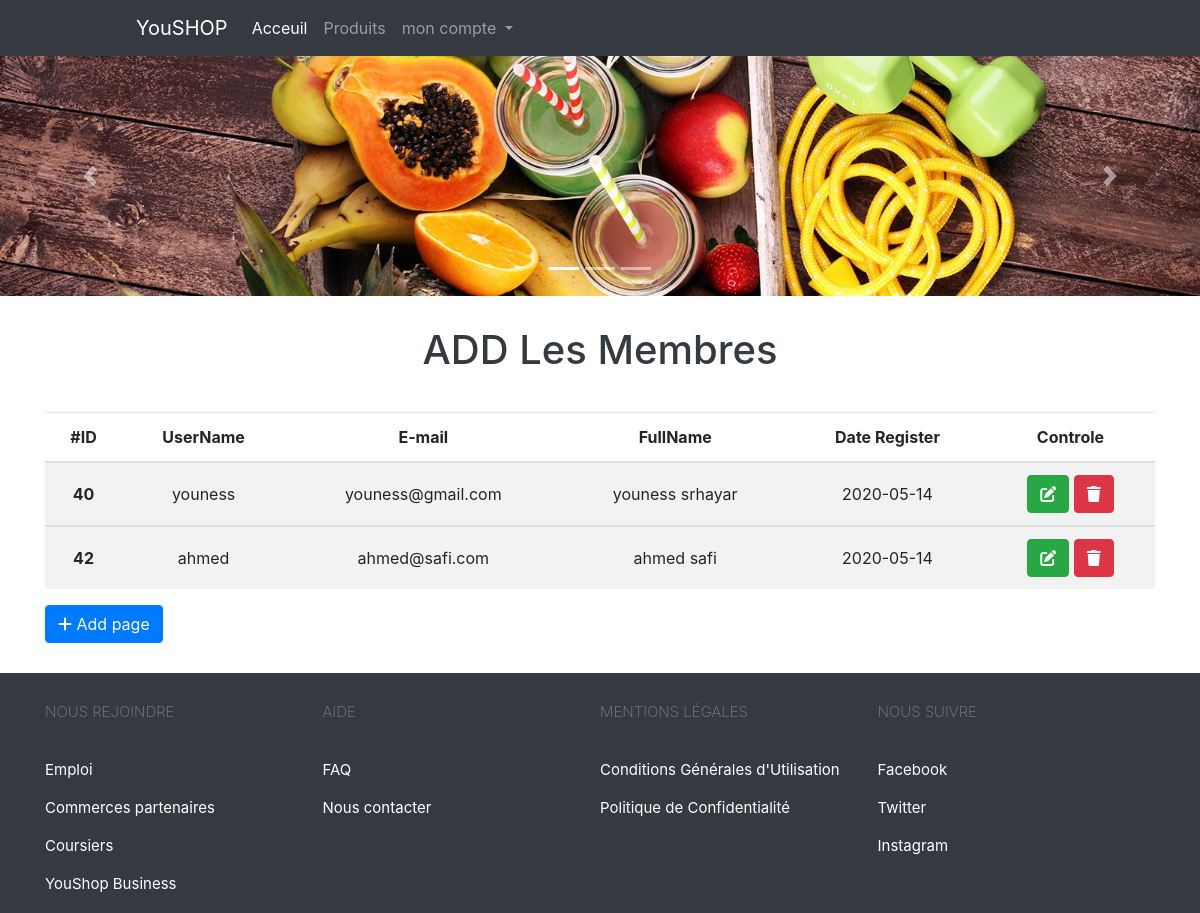
/members.php (signed in), run on the app's committed database.
### tables this page shows
CREATE TABLE `users` (
  `userID` int(11) NOT NULL COMMENT 'id de user',
  `username` varchar(255) NOT NULL COMMENT 'nom de connexion',
  `password` varchar(255) NOT NULL,
  `email` varchar(255) NOT NULL,
  `fullname` varchar(255) NOT NULL COMMENT 'nom que s''affiche',
  `groupeID` int(11) NOT NULL DEFAULT 0 COMMENT 'type de groupe de permission',
  `regStatus` int(11) NOT NULL DEFAULT 0 COMMENT 'user approbation',
  `dateRegistre` date NOT NULL
);

### members.php (the view, shortened to what this page needs)
<?php
if (isset($_SESSION['admin'])) {
    include "init.php";
    $do = isset($_GET['do']) ? $_GET['do'] : 'manage';
    if ($do == 'manage') {
        $stmt = $db->prepare("SELECT * FROM users WHERE groupeID != 1");
        $stmt->execute(array());
        $rows = $stmt->fetchAll();
?>
        <div class="container">
            <h1 class="text-center">ADD Les Membres</h1>
            <div class="blank"></div>
            <div class="table-responsive table-center text-center">
                <table class="table table-striped">
                    <thead>
                        <tr>
                            <th scope="col">#ID</th>
                            <th scope="col">UserName</th>
                            <th scope="col">E-mail</th>
                            <th scope="col">FullName</th>
                            <th scope="col">Date Register</th>
                            <th scope="col">Controle</th>
                        </tr>
                    </thead>
                    <?php
                    foreach ($rows as $row) {
                    ?>
                        <tbody>
                            <tr>
                                <th scope="row"><?php echo $row['userID'] ?></th>
                                <td><?php echo $row['username'] ?></td>
                                <td><?php echo $row['email'] ?></td>
                                <td><?php echo $row['fullname'] ?></td>
                                <td> <?php echo $row['dateRegistre'] ?> </td>
                                <td>
                                    <a href="?do=edit&userID=<?php echo $row['userID'] ?>" class="btn btn-success" title="modifier"><i class="fas fa-edit"></i></a>
                                    <a href="?do=delete&userID=<?php echo $row['userID'] ?>" class="btn btn-danger confirm" title="supprimer"><i class="fas fa-trash"></i></a>
                                </td>
                            </tr>
                        </tbody>
                        <?php } ?>
                </table>
            </div>
            <a href="?do=add" class="btn btn-primary"><i class="fas fa-plus"></i> Add page</a>
        </div>
        <?php } else {
        $errorMsg = 'Tu peut pas entrer directement dans cette page';
        redirect($errorMsg, 5);
    }
    include $tplDirName . "footer.php";
} else {
    header('location: index.php');
}

### layout/css/backend.css (style rules this page uses)
.blank { height: 30px; }
h1 { color: #343a40; }
.fa-trash:before { color: white; }
.table td, .table th { vertical-align: middle; }

### data on the page
users: userID "40", username "youness", email "youness@gmail.com", fullname "youness srhayar", dateRegistre "2020-05-14"
users: userID "42", username "ahmed", email "ahmed@safi.com", fullname "ahmed safi", dateRegistre "2020-05-14"
